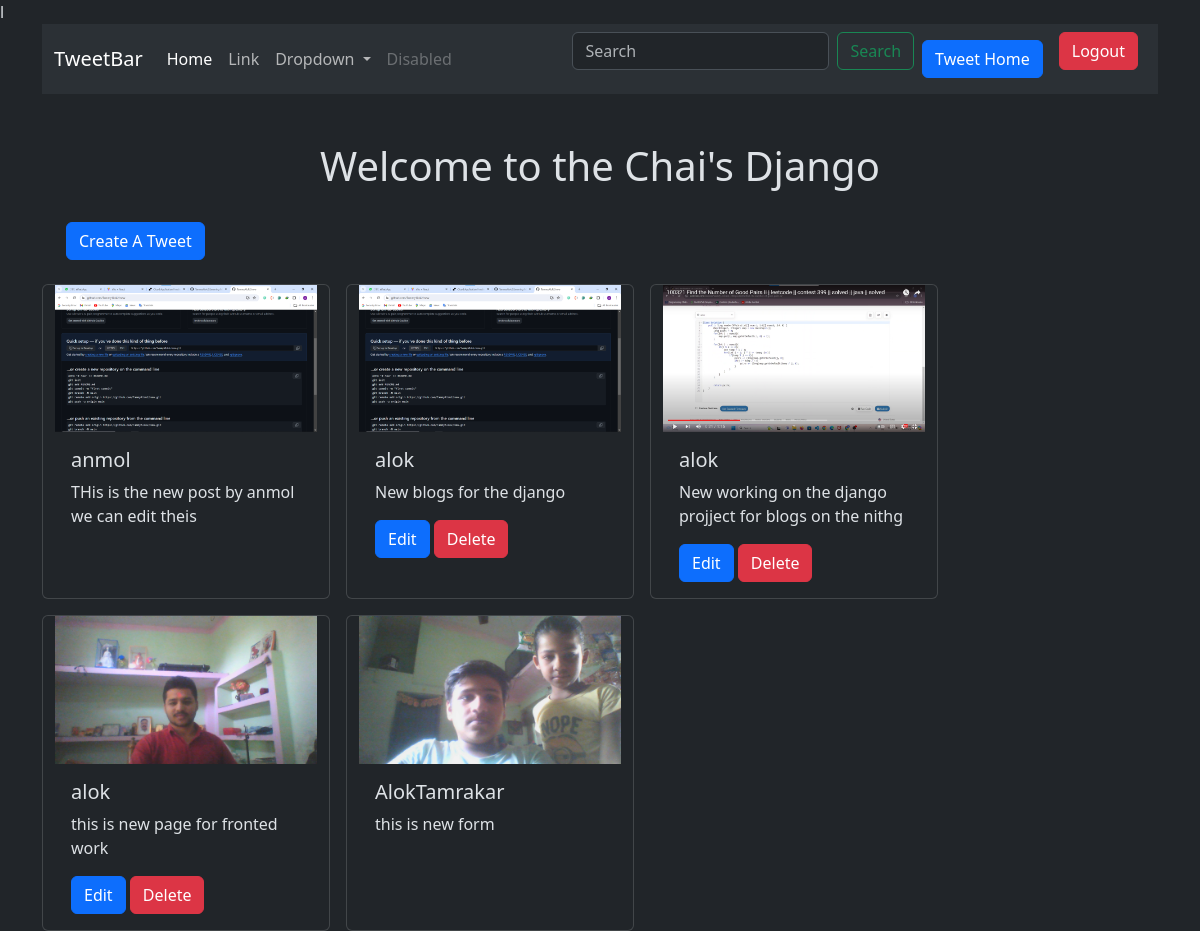
Screenshot of /tweet/ (signed in) with the database file from the repository.
### tweet/models.py (models this page shows)
class Tweet(models.Model):
    user = models.ForeignKey(User,on_delete=models.CASCADE)
    text = models .TextField(max_length=240)
    photo = models.ImageField(upload_to='photos/',blank=True,null=True)
    created_at = models.DateTimeField(auto_now_add=True)
    updated_at = models.DateTimeField(auto_now=True)

### tweet/views.py (the view)
# urls.py: path('', views.tweet_list,name='tweet_list'),
def tweet_list(request):
    tweets = Tweet.objects.all().order_by('-created_at')
    return render(request,'tweet_list.html',{'tweets':tweets})

### tweet/templates/tweet_list.html (shortened to what this page needs)
{% extends "layout.html" %}
{% block content %}
<h1 class = 'mt-5 text-center'>  Welcome to the Chai's Django</h1>
<a href="{%  url  'tweet_create'  %}" class=" m-4 btn btn-primary ">Create A Tweet </a>
<div class="container row gap-3">
    {% for tweet in tweets %}
    <div class="card" style="width: 18rem;">
        <img class="" src="{{ tweet.photo.url }}" alt="Card image cap">
        <div class="card-body">
          <h5 class="card-title">{{tweet.user.username}}</h5>
          <p class="card-text">{{tweet.text}}</p>
          {%  if tweet.user == user  %}
          <a href="{% url 'tweet_edit' tweet.id %}" class="btn btn-primary">Edit</a>
          <a href="{% url 'tweet_delete' tweet.id %}" class="btn btn-danger">Delete</a>
          {% endif %}
        </div>
      </div>
    {% endfor %}
</div>
{% endblock %}

### rows the page displays
Tweet: photo (picture), user.username "anmol", text "THis is the new post by anmol we can edit theis"
Tweet: photo (picture), user.username "alok", text "New blogs for the django", shows "Edit"
Tweet: photo (picture), user.username "alok", text "New working on the django projject for blogs on the nithg", shows "Edit"
Tweet: photo (picture), user.username "alok", text "this is new page for fronted work", shows "Edit"
Tweet: photo (picture), user.username "AlokTamrakar", text "this is new form"
